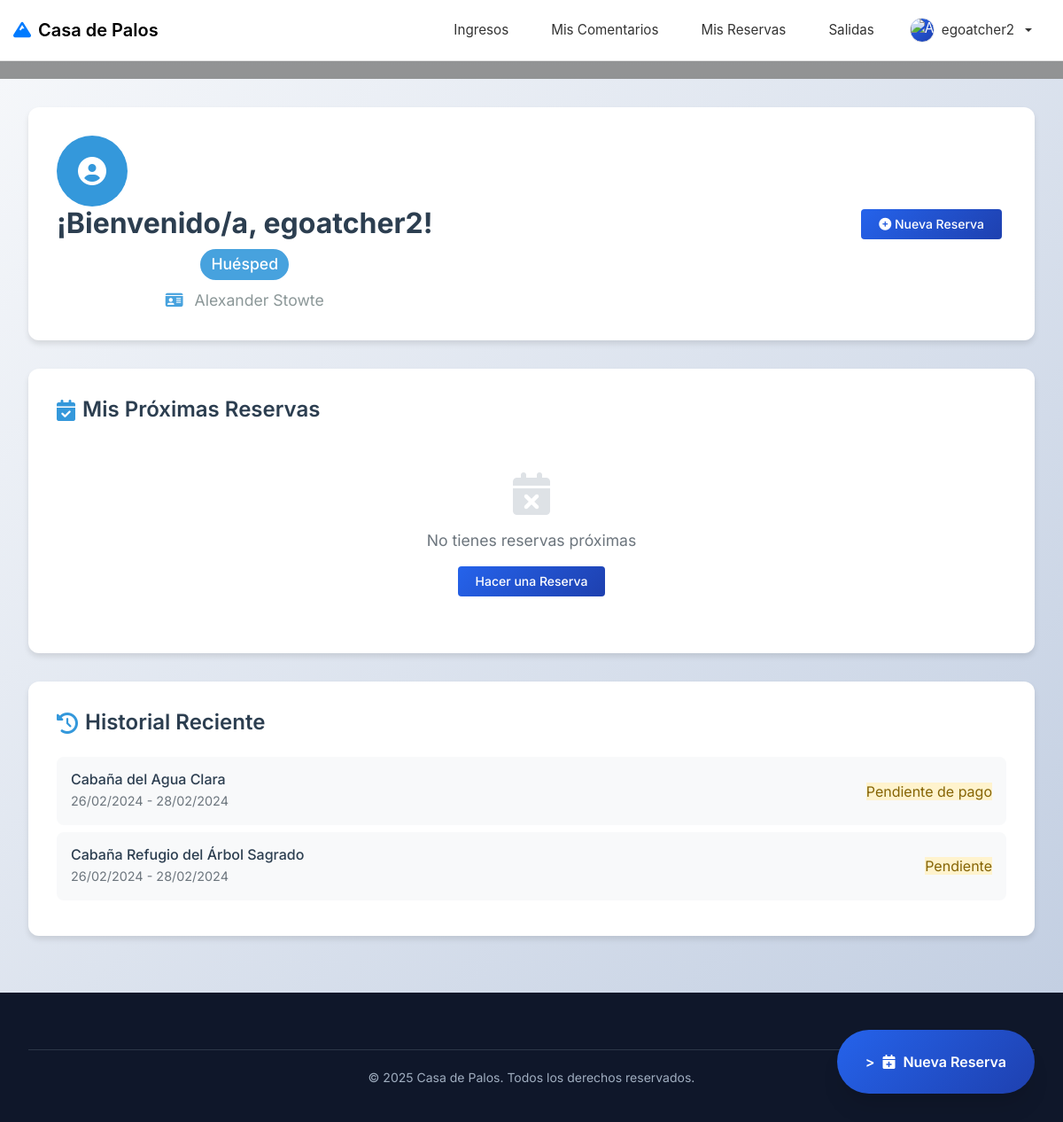
Screenshot of / (signed in) with the database file from the repository.
### tables this page shows
CREATE TABLE `modulo` (
  `id_modulo` int NOT NULL AUTO_INCREMENT,
  `modulo_descripcion` varchar(45) NOT NULL,
  `modulo_ruta` varchar(45) NOT NULL,
  `modulo_estado` int NOT NULL,
  `rela_menu` int DEFAULT NULL,
  PRIMARY KEY (`id_modulo`),
  KEY `fk_modulo_menu1_idx` (`rela_menu`),
  CONSTRAINT `fk_modulo_menu1` FOREIGN KEY (`rela_menu`) REFERENCES `menu` (`id_menu`)
);

CREATE TABLE `persona` (
  `id_persona` int NOT NULL AUTO_INCREMENT,
  `persona_nombre` varchar(45) NOT NULL,
  `persona_apellido` varchar(45) NOT NULL,
  `persona_fechanac` date NOT NULL,
  `persona_direccion` varchar(45) NOT NULL,
  `rela_estadopersona` int NOT NULL,
  PRIMARY KEY (`id_persona`),
  KEY `fk_persona_estadopersona1_idx` (`rela_estadopersona`),
  CONSTRAINT `fk_persona_estadopersona1` FOREIGN KEY (`rela_estadopersona`) REFERENCES `estadopersona` (`id_estadopersona`)
);

CREATE TABLE `reserva` (
  `id_reserva` int NOT NULL AUTO_INCREMENT,
  `reserva_online` int NOT NULL DEFAULT '0',
  `reserva_fhinicio` datetime NOT NULL,
  `reserva_fhfin` datetime NOT NULL,
  `rela_cabania` int NOT NULL,
  `rela_estadoreserva` int NOT NULL,
  `reserva_fhexpiracion` datetime DEFAULT NULL,
  `rela_periodo` int NOT NULL,
  PRIMARY KEY (`id_reserva`),
  KEY `fk_reserva_cabaña1_idx` (`rela_cabania`),
  KEY `fk_reserva_estadoreserva1_idx` (`rela_estadoreserva`),
  KEY `fk_reserva_periodo1_idx` (`rela_periodo`),
  CONSTRAINT `fk_reserva_cabaña1` FOREIGN KEY (`rela_cabania`) REFERENCES `cabania` (`id_cabania`),
  CONSTRAINT `fk_reserva_estadoreserva1` FOREIGN KEY (`rela_estadoreserva`) REFERENCES `estadoreserva` (`id_estadoreserva`),
  CONSTRAINT `fk_reserva_periodo1` FOREIGN KEY (`rela_periodo`) REFERENCES `periodo` (`id_periodo`)
);

CREATE TABLE `cabania` (
  `id_cabania` int NOT NULL AUTO_INCREMENT,
  `cabania_codigo` varchar(45) NOT NULL,
  `cabania_nombre` varchar(45) NOT NULL,
  `cabania_descripcion` varchar(400) NOT NULL,
  `cabania_capacidad` int NOT NULL,
  `cabania_precio` float NOT NULL,
  `cabania_ubicacion` varchar(100) NOT NULL,
  `cabania_cantidadbanios` int NOT NULL,
  `cabania_cantidadhabitaciones` int NOT NULL,
  `cabania_foto` varchar(250) NOT NULL,
  `cabania_estado` int NOT NULL,
  PRIMARY KEY (`id_cabania`)
);

CREATE TABLE `estadoreserva` (
  `id_estadoreserva` int NOT NULL AUTO_INCREMENT,
  `estadoreserva_descripcion` varchar(45) NOT NULL,
  `estadoreserva_estado` int NOT NULL,
  PRIMARY KEY (`id_estadoreserva`)
);

### Views/public/home.php (the view, shortened to what the rows shown need)
<?php if (!isset($user)): ?>
<div class="home-hero">
    <div class="container">
        <div class="hero-content">
            <div class="hero-text">
                <h1 class="hero-title">
                    <span class="hero-highlight">Casa de Palos</span>
                    <span class="hero-subtitle">Cabañas en la Naturaleza</span>
                </h1>
                <p class="hero-description">
                    Descubre la tranquilidad perfecta en nuestras cabañas ubicadas en el corazón del bosque.
                    Un refugio donde la naturaleza y el confort se encuentran.
                </p>
                <div class="hero-actions">
                    <a href="<?= $this->url('/auth/login') ?>" class="btn btn-primary btn-lg">
                        <i class="fas fa-sign-in-alt"></i>
                        Iniciar Sesión
                    </a>
                    <a href="<?= $this->url('/catalogo') ?>" class="btn btn-secondary btn-lg">
                        <i class="fas fa-calendar-alt"></i>
                        Ver Disponibilidad
                    </a>
                </div>
            </div>
        </div>
    </div>
</div>
<section class="features-section">
    <div class="container">
        <div class="section-header">
            <h2 class="section-title">¿Por qué elegir Casa de Palos?</h2>
            <p class="section-subtitle">
                Ofrecemos una experiencia única que combina naturaleza, confort y aventura
            </p>
        </div>
        <div class="grid grid-cols-3 features-grid">
            <div class="feature-card">
                <div class="feature-icon">
                    <i class="fas fa-home"></i>
                </div>
                <h3 class="feature-title">Cabañas Cómodas</h3>
                <p class="feature-description">
                    Espacios completamente equipados con todas las comodidades modernas
                    para garantizar tu descanso y bienestar.
                </p>
                <ul class="feature-list">
                    <li><i class="fas fa-check"></i> Cocina completa</li>
                    <li><i class="fas fa-check"></i> Baño privado</li>
                    <li><i class="fas fa-check"></i> Calefacción</li>
                    <li><i class="fas fa-check"></i> WiFi gratuito</li>
                </ul>
            </div>
            <div class="feature-card">
                <div class="feature-icon">
                    <i class="fas fa-tree"></i>
                </div>
                <h3 class="feature-title">Entorno Natural</h3>
                <p class="feature-description">
                    Ubicadas estratégicamente en el bosque con acceso directo a
                    senderos naturales y paisajes espectaculares.
                </p>
                <ul class="feature-list">
                    <li><i class="fas fa-check"></i> Senderos hiking</li>
                    <li><i class="fas fa-check"></i> Observación fauna</li>
                    <li><i class="fas fa-check"></i> Vistas panorámicas</li>
                    <li><i class="fas fa-check"></i> Aire puro</li>
                </ul>
            </div>
            <div class="feature-card">
                <div class="feature-icon">
                    <i class="fas fa-concierge-bell"></i>
                </div>
                <h3 class="feature-title">Servicios Premium</h3>
                <p class="feature-description">
                    Actividades recreativas, servicios gastronómicos y atención
                    personalizada para hacer tu estadía inolvidable.
                </p>
                <ul class="feature-list">
                    <li><i class="fas fa-check"></i> Actividades guiadas</li>
                    <li><i class="fas fa-check"></i> Servicio de comidas</li>
                    <li><i class="fas fa-check"></i> Atención 24/7</li>
                    <li><i class="fas fa-check"></i> Eventos especiales</li>
                </ul>
            </div>
        </div>
    </div>
</section>
<section class="cta-section">
    <div class="container">
        <div class="cta-content">
            <h2 class="cta-title">¿Listo para tu próxima aventura?</h2>
            <p class="cta-description">
                Únete a miles de huéspedes que han descubierto la experiencia Casa de Palos
            </p>
            <div class="cta-actions">
                <a href="<?= $this->url('/auth/register') ?>" class="btn btn-primary btn-lg">
                    <i class="fas fa-user-plus"></i>
                    Crear Cuenta
                </a>
                <a href="<?= $this->url('/auth/login') ?>" class="btn btn-secondary btn-lg">
                    <i class="fas fa-sign-in-alt"></i>
                    Ya tengo cuenta
                </a>
            </div>
        </div>
    </div>
</section>
<?php elseif ($userProfile === 'huesped'): ?>
<div class="dashboard-container">
    <div class="container">
        <div class="dashboard-header">
            <div class="welcome-section">
                <div class="welcome-info">
                    <h1>¡Bienvenido/a, <?= $this->escape($user) ?>!</h1>
                    <p class="user-role">Huésped</p>
                    <?php if (isset($persona)): ?>
                        <p class="user-details">
                            <i class="fas fa-id-card"></i>
                            <?= $this->escape($persona['persona_nombre'] . ' ' . $persona['persona_apellido']) ?>
                        </p>
                    <?php endif; ?>
                </div>
            </div>
        </div>
        <div class="dashboard-section">
            <h2><i class="fas fa-calendar-check"></i> Mis Próximas Reservas</h2>
        </div>
        <?php if (!empty($reservas_historial)): ?>
        <div class="dashboard-section">
            <h2><i class="fas fa-history"></i> Historial Reciente</h2>
            <div class="historial-list">
                <?php foreach ($reservas_historial as $reserva): ?>
                    <div class="historial-item">
                        <div class="historial-info">
                            <h4><?= $this->escape($reserva['cabania_nombre']) ?></h4>
                            <p><?= date('d/m/Y', strtotime($reserva['reserva_fhinicio'])) ?> - <?= date('d/m/Y', strtotime($reserva['reserva_fhfin'])) ?></p>
                        </div>
                        <div class="historial-estado">
                            <span class="estado-<?= strtolower($reserva['estadoreserva_descripcion']) ?>">
                                <?= ucfirst($reserva['estadoreserva_descripcion']) ?>
                            </span>
                        </div>
                    </div>
                <?php endforeach; ?>
            </div>
        </div>
        <?php endif; ?>
    </div>
</div>
<?php endif; ?>

### Views/shared/components/menu.php (shortened to what the rows shown need)
<link href="<?= $this->asset('assets/css/menu-component.css') ?>" rel="stylesheet">
<nav class="navbar navbar-expand-lg navbar-minimal" style="
    background: #ffffff;
    border-bottom: 1px solid #e5e5e5;
    position: sticky;
    top: 0;
    z-index: 1030;
">
    <div class="container-fluid">
        <div class="collapse navbar-collapse" id="navbarNav">
            <ul class="navbar-nav ml-auto">
                <?php if (Auth::check()): ?>
                    <?php
                    $userModules = Auth::getUserModules();
                    $groupedModules = [];
                    $modulesWithoutMenu = [];
                    foreach ($userModules as $module) {
                        if ($module['menu_nombre'] && !empty(trim($module['menu_nombre']))) {
                            $menuName = $module['menu_nombre'];
                            $groupedModules[$menuName][] = $module;
                        } else {
                            $modulesWithoutMenu[] = $module;
                        }
                    }
                    foreach ($modulesWithoutMenu as $module): ?>
                        <li class="nav-item">
                            <a class="nav-link" href="<?= $this->url('/' . $module['modulo_ruta']) ?>">
                                <?= htmlspecialchars($module['modulo_descripcion']) ?>
                            </a>
                        </li>
                    <?php endforeach; ?>
                <?php endif; ?>
            </ul>
        </div>
    </div>
</nav>

### rows the page displays
modulo: modulo_descripcion "Ingresos"
modulo: modulo_descripcion "Mis Comentarios"
modulo: modulo_descripcion "Mis Reservas"
modulo: modulo_descripcion "Salidas"
persona: persona_nombre+persona_apellido "Alexander Stowte"
reserva: rela_cabania.cabania_nombre "Cabaña del Agua Clara", reserva_fhinicio "26/02/2024", reserva_fhfin "28/02/2024", rela_estadoreserva.estadoreserva_descripcion "Pendiente de pago"
reserva: rela_cabania.cabania_nombre "Cabaña Refugio del Árbol Sagrado", reserva_fhinicio "26/02/2024", reserva_fhfin "28/02/2024", rela_estadoreserva.estadoreserva_descripcion "Pendiente"

### other values shown
Auth::user() "egoatcher2"
$this->escape($user) "egoatcher2"
